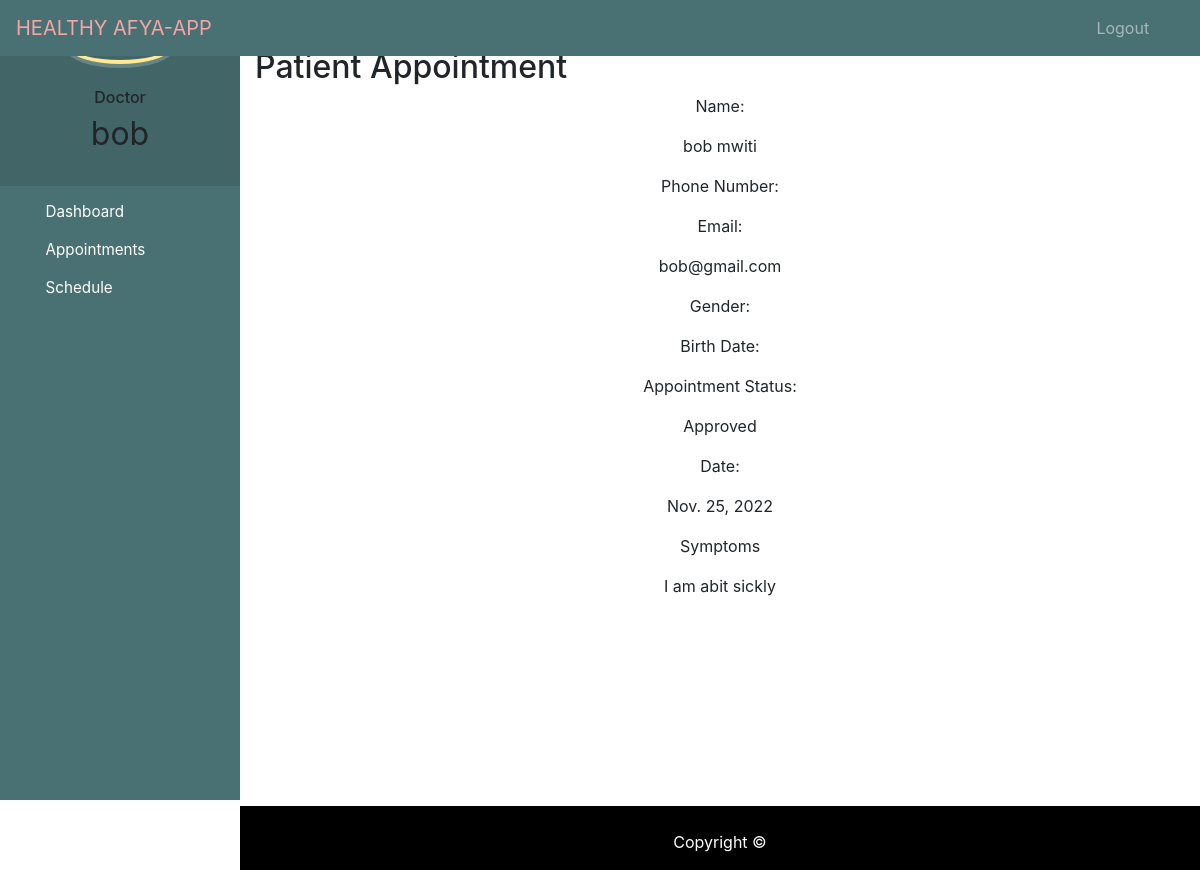
Page /appointment_details/1 (signed in) on the committed database.
### bookingapp/models.py (models this page shows, shortened)
class Appointment(models.Model):
    PENDING = 'Pending'
    APPROVED = 'Approved'
    REJECTED = 'Rejected'
    COMPLETED = 'Completed'
    CANCELLED = 'Cancelled'
    STATUS_CHOICES = [
        (PENDING, 'Pending'),
        (APPROVED, 'Approved'),
        (REJECTED, 'Rejected'),
        (COMPLETED, 'Completed'),
        (CANCELLED, 'Cancelled'),
    ]
    created_at = models.DateTimeField(auto_now_add=True)
    symptoms = models.TextField(null=True)
    appointment_date = models.DateField(null=True)
    status = models.CharField(max_length=255, choices=STATUS_CHOICES, default=PENDING)
    doctor = models.ForeignKey(Doctor, on_delete=models.CASCADE, related_name='doctor_info')
    user = models.ForeignKey(User, on_delete=models.CASCADE, related_name = 'user_info')

### bookingapp/views.py (the view)
# urls.py: path('appointment_details/<appointment_id>',views.view_appointment, name='appointment-details'),
def view_appointment(request, appointment_id):
    appointment_data = Appointment.objects.get(id=appointment_id)
    context = {'appointment_data': appointment_data}
    return render(request, 'doctor/view_appointment.html', context=context)

### bookingapp/templates/doctor/view_appointment.html (shortened to what this page needs)
{% extends 'doctor/base.html' %}
{% block content %}
<section class="page--section">
    <div class="container">
        <h2 class="page--header">Patient Appointment</h2>
    </div>
    <div class="profile--container">
        <div class="item--row">
            <p class="font--bold">Name:</p>
            <p>{{appointment_data.user.first_name}} {{appointment_data.user.last_name}}</p>
        </div>
        <div class="item--row">
            <p class="font--bold">Phone Number:</p>
        </div>
        <div class="item--row">
            <p class="font--bold">Email:</p>
            <p>{{appointment_data.user.email}}</p>
        </div>
        <div class="item--row">
            <p class="font--bold">Gender:</p>
        </div>
        <div class="item--row">
            <p class="font--bold">Birth Date:</p>
        </div>
        <div class="item--row">
            <p class="font--bold">Appointment Status:</p>
            <p>{{appointment_data.status}}</p>
        </div>
        <div class="item--row">
            <p class="font--bold">Date:</p>
            <p>{{appointment_data.appointment_date}}</p>
        </div>
        <div class="item--head">
            <p class="font--bold">Symptoms</p>
        </div>
        <div class="item--bio">
            <p>{{appointment_data.symptoms}}</p>
        </div>
        <div class="item--button">
            <a href="{{request.META.HTTP_REFERER}}" class="btn--full">Go back</a>
        </div>
    </div>
</section>
{% endblock %}

### bookingapp/templates/doctor/base.html (shortened to what this page needs)
<!DOCTYPE html>
{% load static %}
<html lang="en">
<head>
  <link rel="stylesheet" href="https://stackpath.bootstrapcdn.com/bootstrap/4.3.1/css/bootstrap.min.css">
  <link rel="stylesheet" href="https://maxcdn.bootstrapcdn.com/font-awesome/4.7.0/css/font-awesome.min.css">
</head>
<body>
  <nav class="menu" tabindex="0">
    <header class="avatar">
      <br><br>
      <h6>Doctor</h6>
      <h2>{{request.user.first_name}}</h2>
    </header>
    <ul>
      <li tabindex="0" class="icon-dashboard"> <a style="color:white; text-decoration:none;" href="{% url 'doctor-dashboard' %}"><span>Dashboard</span></a> </li>
      <li tabindex="0" class="icon-users"> <a style="color:white; text-decoration:none;" href="{% url 'patient-appointments' %}"><span>Appointments</span></a></li>
      <li tabindex="0" class="icon-calendar"> <a style="color:white; text-decoration:none;" href="{% url 'doctor-schedule' %}"><span>Schedule</span></a></li>
    </ul>
  </nav>
  <main>
    <div class="bs-example">
      <nav class="navbar navbar-expand-md  navbar-dark fixed-top" style="background:#497174;">
        <a href="#" class="navbar-brand" style="color:#F7A4A4;" >HEALTHY AFYA-APP</a>
        <div class="collapse navbar-collapse justify-content-between" id="navbarCollapse">
          <div class="navbar-nav" style=" margin-left: 90%;">
            <a href="{% url 'logout' %}" class="nav-item nav-link">Logout</a>
          </div>
        </div>
      </nav>
    </div>
    <br><br>
    {% block content %}
    {% endblock content %}
    <br><br><br><br><br><br><br>
    <footer>
      <br>
      <div class="container">
        <div class="row">
          <div class="col-md-12 col-sm-12">
            <div style="color:#ffffff;" class="wow fadeInUp footer-copyright">
              <p>
                Copyright &copy;</p>
            </div>
          </div>
        </div>
      </div>
    </footer>
  </main>
</body>
</html>

### bookingapp/templates/doctor/base.html (style rules this page uses)
a:link { text-decoration: none; }
a { color: white; }
footer { padding: 0px 0px 0px 0px; background-color: black; margin: 0px; }
p { text-align: center; }
body { padding-left: 240px; }
main { position: relative; height: 100vh; }
.menu { background: #497174; height: 100vh; width: 240px; position: fixed; top: 0px; left: 0; z-index: 5; outline: none; }
.menu .avatar { background: rgba(0, 0, 0, 0.1); padding: 2em 0.5em; text-align: center; }
.menu .avatar h2 { font-weight: normal; margin-bottom: 0; }
.menu ul { list-style: none; padding: 0.5em 0; margin: 0; }
.menu ul li { padding: 0.5em 1em 0.5em 3em; font-size: 0.95em; font-weight: regular; background-repeat: no-repeat; background-position: left 15px center; background-size: auto 20px; transition: all 0.15s linear; cursor: pointer; }
.menu ul li.icon-dashboard { background-image: url("http://www.entypo.com/images//gauge.svg"); }
.menu ul li.icon-users { background-image: url("http://www.entypo.com/images//users.svg"); }
.menu ul li.icon-calendar { background-image: url("http://www.entypo.com/images//calendar.svg"); }

### rows in the picture
Appointment: user.first_name "bob", user.last_name "mwiti", user.email "bob@gmail.com", status "Approved", appointment_date "Nov. 25, 2022", symptoms "I am abit sickly"

### other values in the picture
{{ request.user.first_name }} "bob"
